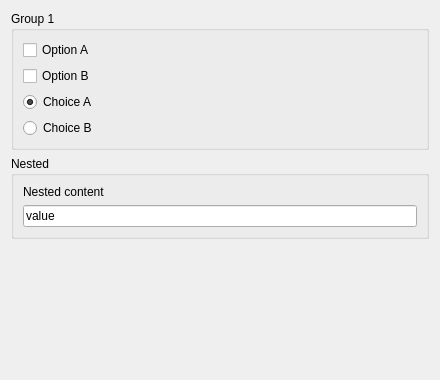
<?xml version="1.0" encoding="UTF-8"?>
<ui version="4.0"><class>Dialog</class><widget class="QDialog" name="Dialog"><property name="geometry"><rect><x>0</x><y>0</y><width>440</width><height>380</height></rect></property><property name="windowTitle"><string>Group 1</string></property><layout class="QVBoxLayout" name="verticalLayout"><property name="leftMargin"><number>11</number></property><property name="topMargin"><number>11</number></property><property name="rightMargin"><number>11</number></property><property name="bottomMargin"><number>11</number></property><property name="spacing"><number>6</number></property><item><widget class="QGroupBox" name="group"><property name="title"><string>Group 1</string></property><layout class="QVBoxLayout" name="groupLayout"><property name="leftMargin"><number>9</number></property><property name="topMargin"><number>9</number></property><property name="rightMargin"><number>9</number></property><property name="bottomMargin"><number>9</number></property><property name="spacing"><number>6</number></property><item><widget class="QCheckBox" name="check_1"><property name="text"><string>Option A</string></property><property name="checked"><bool>false</bool></property></widget></item><item><widget class="QCheckBox" name="check_2"><property name="text"><string>Option B</string></property><property name="checked"><bool>false</bool></property></widget></item><item><widget class="QRadioButton" name="radio_1"><property name="text"><string>Choice A</string></property><property name="checked"><bool>true</bool></property></widget></item><item><widget class="QRadioButton" name="radio_2"><property name="text"><string>Choice B</string></property><property name="checked"><bool>false</bool></property></widget></item></layout></widget></item><item><widget class="QGroupBox" name="group_2"><property name="title"><string>Nested</string></property><layout class="QVBoxLayout" name="group_2Layout"><property name="leftMargin"><number>9</number></property><property name="topMargin"><number>9</number></property><property name="rightMargin"><number>9</number></property><property name="bottomMargin"><number>9</number></property><property name="spacing"><number>6</number></property><item><widget class="QLabel" name="inside"><property name="text"><string>Nested content</string></property></widget></item><item><widget class="QLineEdit" name="inside_edit"><property name="text"><string>value</string></property></widget></item></layout></widget></item><item><spacer name="verticalSpacer"><property name="orientation"><enum>Qt::Orientation::Vertical</enum></property><property name="sizeHint" stdset="0"><size><width>40</width><height>20</height></size></property></spacer></item></layout></widget></ui>
